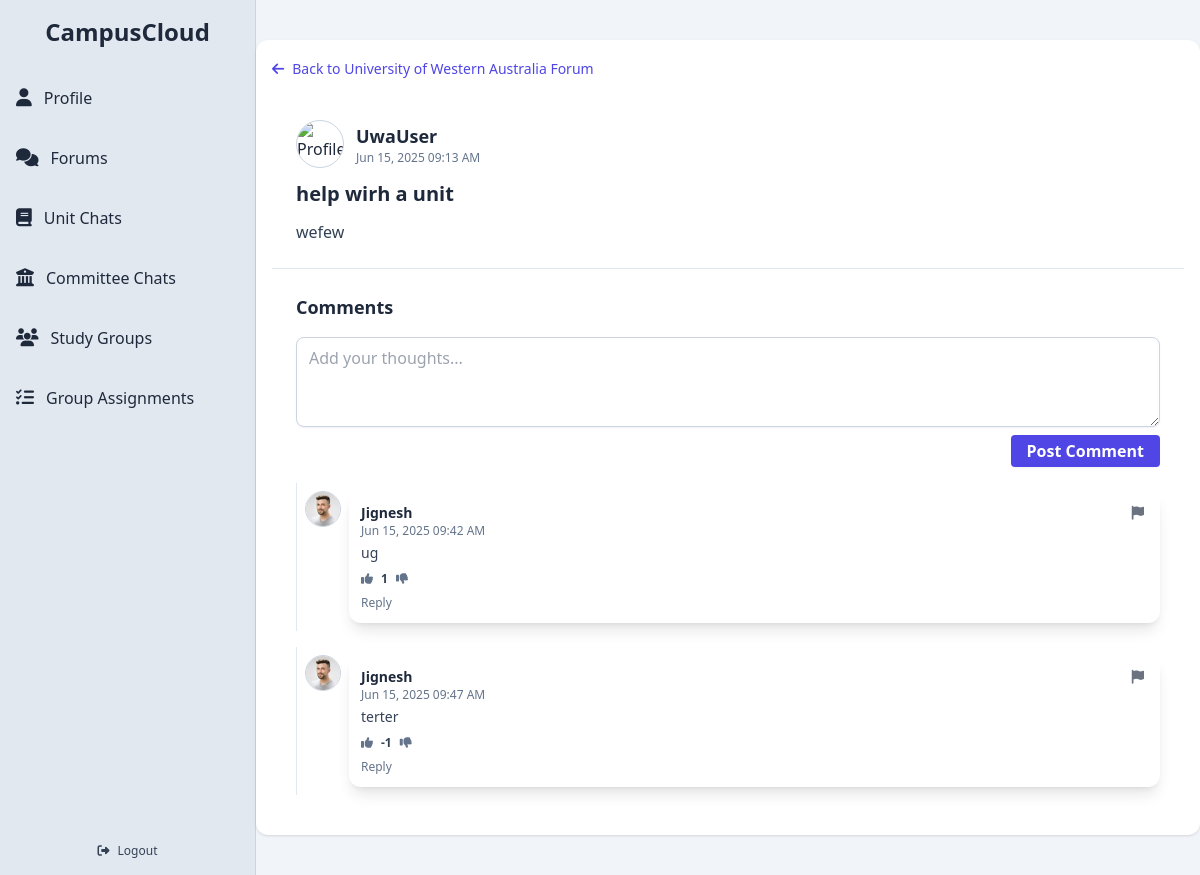
Screenshot of /post/20 with the database file from the repository.
### app/models.py (models this page shows, shortened)
class User(db.Model, UserMixin):
    __tablename__ = 'users'
    id = db.Column(db.Integer, primary_key=True)
    display_name = db.Column(db.String(100))
    student_number = db.Column(db.String(50), nullable=False)
    email = db.Column(db.String(120), unique=True, nullable=False)
    password_hash = db.Column(db.String(128), nullable=False)
    bio = db.Column(db.Text)
    job_title = db.Column(db.String(100))
    phone = db.Column(db.String(20))
    university = db.Column(db.String(100))
    faculty = db.Column(db.String(100))
    major = db.Column(db.String(100))
    quote = db.Column(db.Text)
    skills = db.Column(db.Text)
    profile_picture = db.Column(db.String(255))
    cover_picture = db.Column(db.String(255))
    created_at = db.Column(db.DateTime, default=db.func.now())
    committees = db.relationship('Committee', secondary=user_committees, backref='members', lazy='dynamic')
    posts = db.relationship('Post', backref='author', cascade='all, delete-orphan', passive_deletes=True, lazy='dynamic')
    comments = db.relationship('Comment', backref='author', cascade='all, delete-orphan', passive_deletes=True, lazy='dynamic')
    liked_posts = db.relationship('Post', secondary=post_likes, backref=db.backref('likers', lazy='dynamic'))
    followers = db.relationship(
        'User', secondary=user_followers,
        primaryjoin=(user_followers.c.followed_id == id),
        secondaryjoin=(user_followers.c.follower_id == id),
        backref=db.backref('following', lazy='dynamic'),
        lazy='dynamic'
    )
    @property
    def skills_list(self):
        return [skill.strip() for skill in self.skills.split(',')] if self.skills else []

class Post(db.Model):
    __tablename__ = 'posts'
    id = db.Column(db.Integer, primary_key=True)
    title = db.Column(db.String(200))
    content = db.Column(db.Text, nullable=False)
    image_url = db.Column(db.String(255))
    created_at = db.Column(db.DateTime, default=db.func.now())
    user_id = db.Column(db.Integer, db.ForeignKey('users.id', ondelete='CASCADE', name='fk_posts_user_id'), nullable=False)
    committee_id = db.Column(db.Integer, db.ForeignKey('committees.id', ondelete='SET NULL', name='fk_posts_committee_id'), nullable=True)
    forum_id = db.Column(db.Integer, db.ForeignKey('forums.id', ondelete='SET NULL', name='fk_posts_forum_id'), nullable=True)
    committee = db.relationship('Committee', backref='posts', lazy='joined')
    comments = db.relationship('Comment', backref='post', cascade='all, delete-orphan', passive_deletes=True, lazy='dynamic')

class Comment(db.Model):
    __tablename__ = 'comments'
    id = db.Column(db.Integer, primary_key=True)
    content = db.Column(db.Text, nullable=False)
    created_at = db.Column(db.DateTime, default=db.func.now())
    post_id = db.Column(db.Integer, db.ForeignKey('posts.id', ondelete='CASCADE', name='fk_comments_post_id'), nullable=False)
    user_id = db.Column(db.Integer, db.ForeignKey('users.id', ondelete='CASCADE', name='fk_comments_user_id'), nullable=False)
    parent_id = db.Column(db.Integer, db.ForeignKey('comments.id', ondelete='CASCADE', name='fk_comments_parent_id'), nullable=True)
    replies = db.relationship(
        'Comment',
        backref=db.backref('parent', remote_side=[id]),
        cascade='all, delete-orphan',
        passive_deletes=True,
        lazy='joined'
    )
    votes = db.relationship(
        'CommentVote',
        backref='voted_comment',
        cascade='all, delete-orphan',
        passive_deletes=True,
        overlaps="comment_votes,voted_comment"
    )
    @property
    def score(self):
        return sum(vote.vote for vote in self.votes)
    def user_vote(self, user_id):
        for vote in self.votes:
            if vote.user_id == user_id:
                return vote.vote
        return 0

class CommentVote(db.Model):
    __tablename__ = 'comment_votes'
    id = db.Column(db.Integer, primary_key=True)
    user_id = db.Column(db.Integer, db.ForeignKey('users.id', ondelete='CASCADE'), nullable=False)
    comment_id = db.Column(db.Integer, db.ForeignKey('comments.id', ondelete='CASCADE'), nullable=False)
    vote = db.Column(db.Integer, nullable=False)
    __table_args__ = (
        db.UniqueConstraint('user_id', 'comment_id', name='unique_user_comment_vote'),
    )
    user = db.relationship('User', backref='comment_votes')
    comment = db.relationship('Comment', backref='comment_votes', overlaps="votes,voted_comment")

### app/routes.py (the view)
@bp.route('/post/<int:post_id>')
def post_thread(post_id):
    post = Post.query.get_or_404(post_id)
    comments = Comment.query.filter_by(post_id=post_id, parent_id=None).all()
    comments.sort(key=lambda c: (c.score, c.created_at), reverse=True)
    if post.forum_id is None:
        back_url = url_for('routes.general_forum')  # or 'routes.post_forum' if that's your preferred route
        back_label = "Cross-Uni Forum"
    else:
        slug = post.forum.university_domain.split('.')[0].lower()
        back_url = url_for('routes.forum', slug=slug)
        back_label = f"{post.forum.name} Forum"
    return render_template(
        'post_threadUI.html',
        post=post,
        comments=comments,
        back_url=back_url,
        back_label=back_label
    )

### app/templates/post_threadUI.html (shortened to what this page needs)
{% extends "base.html" %}
{% block content %}
<div class="w-full bg-slate-100 min-h-screen py-6">
  <div class="mx-auto my-4 p-4 w-full max-w-6xl bg-white rounded-xl shadow overflow-hidden">
    <div class="mb-4">
        <a href="{{ back_url }}"
           class="inline-flex items-center gap-2 text-sm font-medium text-indigo-600 hover:text-indigo-800 transition">
          <i class="fas fa-arrow-left"></i> Back to {{ back_label }}
        </a>
    </div>
    <div class="p-6 flex flex-col gap-3 border-b border-slate-200">
      <div class="flex items-center gap-3">
        <a href="{{ url_for('routes.profile', user_id=post.author.id) }}">
          <img src="{{ post.author.profile_picture or 'https://cdn-icons-png.flaticon.com/512/149/149071.png' }}"
               alt="Profile picture"
               class="w-12 h-12 rounded-full object-cover border border-slate-300" />
        </a>
        <div>
          <a href="{{ url_for('routes.profile', user_id=post.author.id) }}" class="hover:underline">
            <h3 class="text-lg font-semibold text-slate-800">{{ post.author.display_name or 'Anonymous' }}</h3>
          </a>
          <p class="text-xs text-slate-500">{{ post.created_at.strftime('%b %d, %Y %I:%M %p') }}</p>
        </div>
      </div>
      <h2 class="text-xl font-bold text-slate-800">{{ post.title or 'Untitled Post' }}</h2>
      <p class="text-slate-700 text-base">{{ post.content }}</p>
    </div>
    <div class="p-6 flex flex-col gap-4">
      <h2 class="text-lg font-semibold text-slate-800">Comments</h2>
      <form id="commentForm" class="flex flex-col gap-2">
        <textarea id="commentContent" name="content" rows="3" placeholder="Add your thoughts..."
          class="w-full border border-slate-300 rounded-lg shadow-sm px-3 py-2 focus:ring focus:ring-indigo-200 focus:border-indigo-400 outline-none transition"></textarea>
        <button type="submit"
          class="self-end bg-indigo-600 hover:bg-indigo-700 text-white font-semibold px-4 py-1 rounded shadow-sm transition">Post
          Comment</button>
      </form>
      <div id="commentsContainer" class="space-y-4">
        {% macro render_comment(comment, level=0, is_reply=False) %}
        <div class="pl-{{ (level + 2) ~ '' }} py-2 border-l border-slate-200">
          <div class="flex gap-2 items-start relative">
            <a href="{{ url_for('routes.profile', user_id=comment.author.id) }}">
              <img src="{{ comment.author.profile_picture or 'https://cdn-icons-png.flaticon.com/512/149/149071.png' }}"
                   alt="Profile picture"
                   class="w-9 h-9 rounded-full object-cover border border-slate-300 shrink-0" />
            </a>
            <div class="flex-1 rounded-xl p-3 transition {{ level == 0 and 'bg-white shadow-lg hover:shadow-2xl' or 'bg-white shadow hover:shadow-md' }}">
              <a href="{{ url_for('routes.profile', user_id=comment.author.id) }}" class="hover:underline">
                <h4 class="text-sm font-semibold text-slate-800">{{ comment.author.display_name or 'Anonymous' }}</h4>
              </a>
              <p class="text-xs text-slate-500">{{ comment.created_at.strftime('%b %d, %Y %I:%M %p') }}</p>
              <p class="text-slate-700 text-sm mt-1">
                {{ comment.content }}
              </p>
              <div class="flex gap-2 items-center mt-2 text-xs">
                <button id="upvote-{{ comment.id }}"
                        onclick="voteComment({{ comment.id }}, 1)"
                        class="transition text-xs {% if comment.user_vote(current_user.id) == 1 %}text-green-600{% else %}text-slate-500{% endif %}">
                  <i class="fas fa-thumbs-up text-xs"></i>
                </button>
                <span id="comment-score-{{ comment.id }}" class="font-semibold text-slate-700">{{ comment.score }}</span>
                <button id="downvote-{{ comment.id }}"
                        onclick="voteComment({{ comment.id }}, -1)"
                        class="transition text-xs {% if comment.user_vote(current_user.id) == -1 %}text-red-600{% else %}text-slate-500{% endif %}">
                  <i class="fas fa-thumbs-down text-xs"></i>
                </button>
              </div>
              <button onclick="openReportModal(event, {{ comment.id }}, 'comment')" class="absolute top-2 right-2 flex items-center gap-1 text-gray-500 hover:text-red-600 transition text-xs px-2 py-1">
                <i class="fas fa-flag text-sm"></i>
              </button>
              <div class="flex justify-between items-center mt-2 text-xs text-slate-500">
                <button onclick="toggleReplyForm(this)" class="hover:text-indigo-600 transition">Reply</button>
              </div>
            </div>
          </div>
        </div>
        {% endmacro %}
        {% for comment in comments %}
        {{ render_comment(comment) }}
        {% endfor %}
      </div>
    </div>
  </div>
</div>
{% endblock %}

### rows the page displays
User: author "UwaUser"
Post: created_at "Jun 15, 2025 09:13 AM", title "help wirh a unit", content "wefew"
Comment: author (picture), author "Jignesh", created_at "Jun 15, 2025 09:42 AM", content "ug", score "1"
Comment: author (picture), author "Jignesh", created_at "Jun 15, 2025 09:47 AM", content "terter", score "-1"

### other values shown
{{ back_label }} "University of Western Australia Forum"
